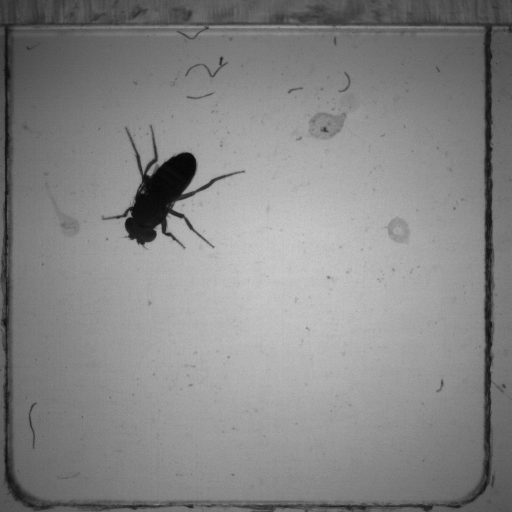
%> input picture Compiled/Data/HK2 36D male-1-2up_H2/HK2 36D male-1-2up_H200063.tif, 512 x 512 px; its folder holds 3 pictures in this run
$ octave --eval "Segmentation;"   (GNU Octave 9; MATLAB toolbox functions it lacks are replaced by stand-ins)
%> lines starting %> are read from the running program, lines starting %| are printed output that depends on the picture
%> the answer given: ../Compiled/Data/HK2 36D male-1-2up_H2
%> in Segmentation, I is the input picture: size 512x512 uint8; min 5, max 202, mean 133.7
### src/video2background.m
function [mean_I,std_I,ref_img,mask_imgs_fly] = video2background(data_dir, sub_dir, thres)
%> called with data_dir = 'src/Data/HK2 36D male-1-2up_H2/', sub_dir = '/HK2 36D male-1-2up_H2'

if(nargin < 3)
    thres = 0.1;
end

dir_result = './Results/Classifiers';
pos_bs = strfind(sub_dir, '/');

if (isempty(pos_bs))
    pos_bs = length(sub_dir);
end

if(~exist([dir_result sub_dir(1:pos_bs(end))]))
    mkdir([dir_result sub_dir(1:pos_bs(end))]);
end

m_img_fn = [dir_result  sub_dir '_Mean.mat'];
std_img_fn = [dir_result  sub_dir '_Std.mat'];

img_list = load_img_list(data_dir);

n_imgs = length(img_list);

I = imread([data_dir img_list(1).name]);

mean_I = zeros(size(I)+40);

if(exist(m_img_fn))
    load(m_img_fn);
    load(std_img_fn);
else

    for i_img = 1 : length(img_list)
        I = imread([data_dir img_list(i_img).name]);
        I = double(I);
%> I: size 512x512 double
        I = padarray(I,[20 20],'replicate');
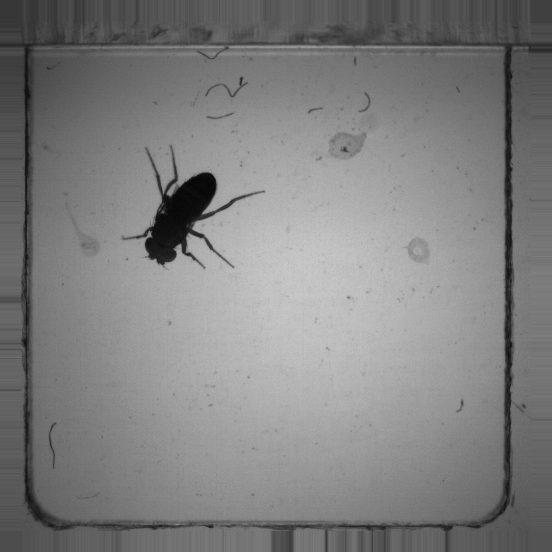
%> I: size 552x552 double; min 5, max 202, mean 127.9
        mean_I = mean_I + I;
    end
%> pass 2 of the loop in video2background, `for i_img = 1 : length(img_list)`:
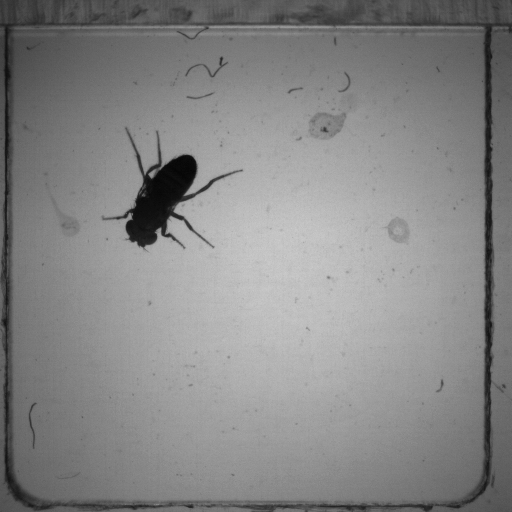
%> input picture Compiled/Data/HK2 36D male-1-2up_H2/HK2 36D male-1-2up_H200075.tif, 512 x 512 px
%> in video2background, I is the input picture: size 512x512 uint8; min 5, max 204, mean 133.9
%> in video2background, `mean_I = mean_I + I;`:
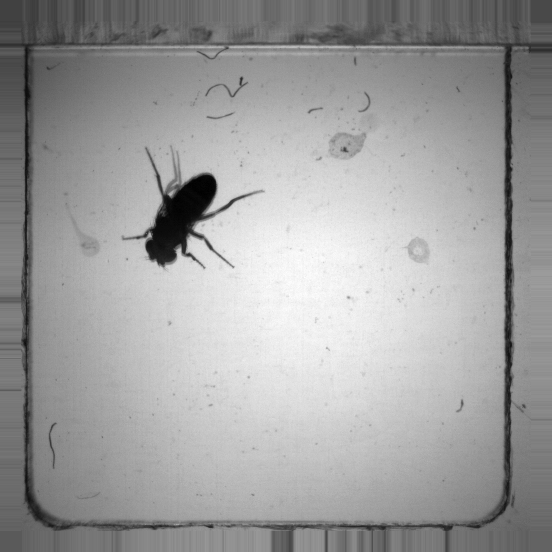
%> mean_I: size 552x552 double; min 11, max 404, mean 255.9; drawn with min black and max white
%> pass 3 of the loop in video2background, `for i_img = 1 : length(img_list)`:
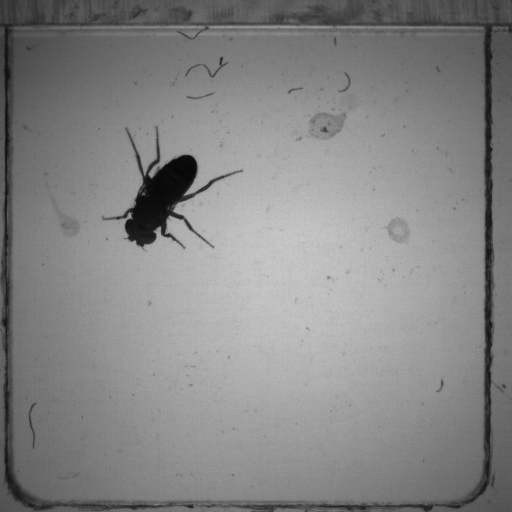
%> input picture Compiled/Data/HK2 36D male-1-2up_H2/HK2 36D male-1-2up_H200090.tif, 512 x 512 px
%> in video2background, I is the input picture: size 512x512 uint8; min 5, max 204, mean 133.4
%> in video2background, `mean_I = mean_I + I;`:
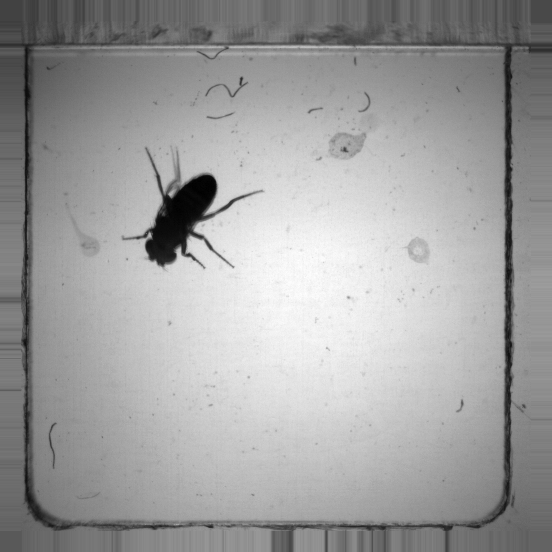
%> mean_I: size 552x552 double; min 17, max 603, mean 383.5; drawn with min black and max white

    mean_I = mean_I / n_imgs;
    std_I = zeros(size(mean_I));

    for i_img = 1 : length(img_list)
        I = imread([data_dir img_list(i_img).name]);
        I = double(I);
        I = padarray(I,[20 20],'replicate');
        std_I = abs(I - mean_I) + std_I;
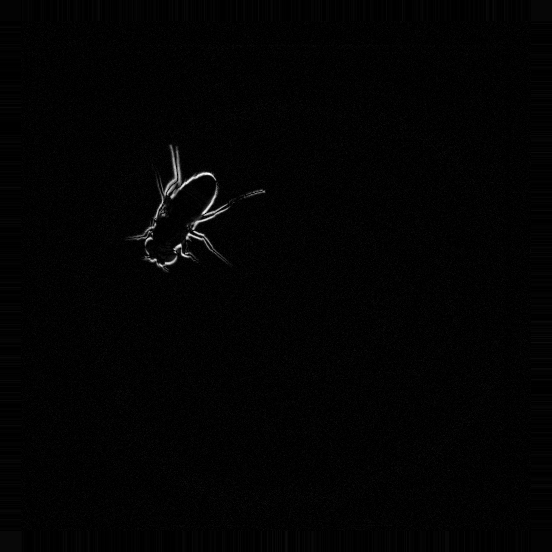
%> std_I: size 552x552 double; min 0, max 86, mean 1.3; drawn with min black and max white
    end
%> pass 2 of the loop in video2background, `for i_img = 1 : length(img_list)`:
%> in video2background, `std_I = abs(I - mean_I) + std_I;`:
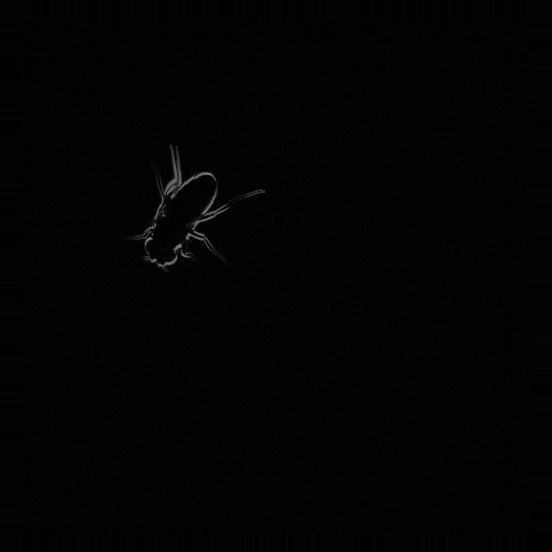
%> std_I: size 552x552 double; min 0, max 128, mean 2.6
%> pass 3 of the loop in video2background, `for i_img = 1 : length(img_list)`:
%> in video2background, `std_I = abs(I - mean_I) + std_I;`:
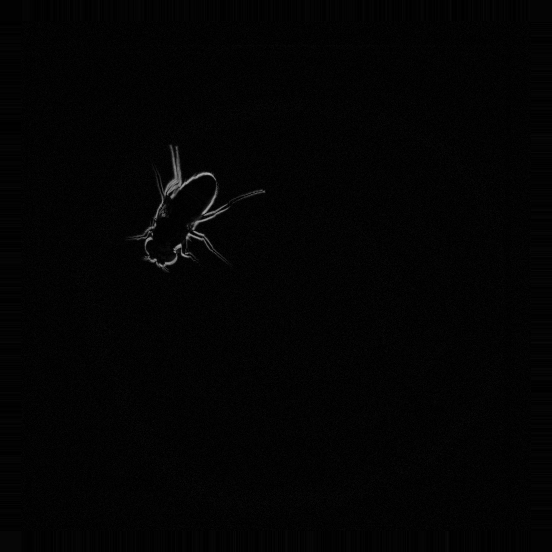
%> std_I: size 552x552 double; min 0, max 172, mean 3.8

    std_I = std_I / n_imgs;
    save(m_img_fn,'mean_I');
    save(std_img_fn,'std_I');
end

% obtain the background image
mask_imgs_fly = zeros(size(mean_I));
bkg_imgs = zeros(size(mean_I));

sample_ratio = 25;

for i_img = 1 : floor(length(img_list) / sample_ratio)
    I = imread([data_dir img_list(i_img * sample_ratio).name]);
    I = double(I);
    I = padarray(I,[20 20],'replicate');
    tmp_mask =  (max(mean_I - I,0) ./ mean_I) < thres;

    mask_imgs_fly = mask_imgs_fly + tmp_mask;
    bkg_imgs = bkg_imgs + I .* tmp_mask;
end

ref_img = bkg_imgs ./ mask_imgs_fly;
ref_img = imcrop(ref_img,[21 21 size(I,2)-41 size(I,1)-41]);

### src/load_img_list.m
function img_list = load_img_list(data_dir)
	formats = {'*.tif', '*.tiff', '*.bmp', '*.png', '*.jpg', '*.jpeg'};
	for i =1:length(formats)
		img_list = dir([data_dir formats{i}]);
		if(~isempty(img_list))
			break;
		end
	end
end

### src/KernelBoost-v0.1/setup_config_L.m
function [params] = setup_config_L(dataset_name)

% Choose the configuration file according to the selected dataset
%
%  authors: Carlos Becker, Roberto Rigamonti, CVLab EPFL
%  e-mail: name <dot> surname <at> epfl <dot> ch
%  web: http://cvlab.epfl.ch/
%  date: February 2014

switch dataset_name
    case {'DRIVE'}
        params = setup_config_DRIVE_L(dataset_name);
    case {'STARE'}
        params = setup_config_STARE(dataset_name);
            case {'HRF'}
        params = setup_config_STARE(dataset_name);

    case {'Neuron'}

         params = setup_config_DRIVE_L(dataset_name);


    otherwise
%         error('Dataset not recognized (%s)',dataset_name);

params = setup_config_DRIVE_L(dataset_name);
end

end

### src/Segmentation.m
%Classifier for leg segmentation
function Segmentation (data_dir,score_thres,foreground_thres,load_wl)
%% locate the image folders and the output folders
if (nargin < 1)
    load_wl = 1;
    score_thres = 0.65;
    foreground_thres = 0.1;
    data_dir = uigetdir('./Data');
    addpath(genpath('./KernelBoost-v0.1/'));
end

clear weak_learners;
%addpath(genpath('./KernelBoost-v0.1/'));

%fprintf('Processing the folder: %s \n',data_dir);

pos_bs = strfind(data_dir,'Data');
sub_dir = data_dir(pos_bs(end)+length('Data'):length(data_dir));
data_dir = [pwd '/Data' sub_dir '/'];
output_dir = [pwd '/Results/SegmentedImages' sub_dir '/'];
if(~exist(output_dir))
    mkdir(output_dir);
end

img_list = load_img_list(data_dir);
I = imread([data_dir img_list(1).name]);

%% Call the background
if(~exist([data_dir 'Background/Background.png']))
    [~,~,ref_img,~] = video2background(data_dir, sub_dir);
%> ref_img: size 512x512 double; every value is NaN or infinite
    if(~exist([data_dir 'Background']))
        mkdir([data_dir 'Background'])
    end
    imwrite(uint8(ref_img),[data_dir 'Background/Background.png'], 'png');
else
    ref_img = double(imread([data_dir 'Background/Background.png']));
end

imshow(uint8(ref_img));
pause(2);

for i = 1 : length(img_list)
    I = imread([data_dir img_list(i).name]);
    I = double(I);

    roi_img = (max(ref_img - I(:,:,1),0) ./ ref_img) > foreground_thres;
    roi_img = bwareaopen(roi_img, 200);

    img_output = repmat(I/255,[1 1 3]);
    img_output(:,:,3) = img_output(:,:,3) + roi_img;
    imshow(img_output);
    pause(0.01);
    imwrite(roi_img,[output_dir 'roi_' num2str(i) '.png'],'png');
end
%> pass 2 of the loop in Segmentation, `for i = 1 : length(img_list)`:
%> pass 3 of the loop in Segmentation, `for i = 1 : length(img_list)`:

%% Another section

ref_img = imread([data_dir 'Background/Background.png']);
ref_img = double(ref_img);
%> ref_img: size 512x512 double; every value is 0
ref_img = padarray(ref_img,[20 20],'replicate');
%> ref_img: size 552x552 double; every value is 0

params = setup_config_L('Drive');
%> the run ends on the next line
%params = setup_lists(params);
%params = setup_directories_L(params);
params.border_skip_size = 20;
params.pos_samples_no = 30000;
params.neg_samples_no = 30000;
params.sample_size = [41 41]';

if (load_wl)
    fprintf('Please select the trained classifier to be used.\n');
    [wl_file, wl_dir] = uigetfile([pwd '/Results/Classifiers/','*.mat']);
    load([wl_dir wl_file]);
else
    if(~exist([pwd '/Results/Classifiers' sub_dir '_Classifier.mat']))
        sample_ratio = 20;
        tot_idx.pos = 0;
        tot_idx.neg = 0;
        data = [];

        % Collect the positive and negative samples
        for i_img = 1 : floor(length(img_list) / sample_ratio)

            I = imread([data_dir img_list(i_img * sample_ratio).name]);
            I = double(I);
            I = padarray(I,[20 20],'replicate');

            [pos_img,neg_img_body,neg_img_bkg] = leg_segment(I,ref_img,foreground_thres);
            show_img_output = repmat(I/255,[1 1 3]);
            show_img_output(:,:,1) = show_img_output(:,:,1) + pos_img;
            show_img_output(:,:,3) = show_img_output(:,:,3) + neg_img_body;
            imshow(show_img_output,[]);

            data.train.imgs.X{i_img,1} = I / 255;
            data.train.imgs.X{i_img,2} = (ref_img - I) / 255;

            gt_img = zeros(size(I));
            gt_img(pos_img > 0) = 1;
            gt_img(neg_img_body > 0) = -1;
            gt_img(neg_img_bkg > 0) = -1;
            data.train.gts.X{i_img} = gt_img;

            % ------------------------------

            border_img = zeros(size(I));
            border_img(1:params.border_skip_size,:) = 1;
            border_img(:,1:params.border_skip_size) = 1;
            border_img((end-params.border_skip_size):end,:) = 1;
            border_img(:,(end-params.border_skip_size):end) = 1;

            pos_sampling = find((pos_img) & (~border_img) & (~neg_img_body));
            neg_body_sampling = find(neg_img_body & (~border_img) & (~pos_img));
            neg_bkg_sampling = find(neg_img_bkg & (~border_img));

            % sample counts
            imgs_no = floor(length(img_list) / sample_ratio);
            npos_img = ceil(params.pos_samples_no / imgs_no);
            nneg_img = ceil(params.neg_samples_no / imgs_no);

            % getting a random subset?
            neg_sampling = neg_body_sampling(randi(length(neg_body_sampling),[nneg_img,1]));
            neg_sampling = [neg_sampling; neg_bkg_sampling(randi(length(neg_bkg_sampling),[nneg_img,1]))];

            npos = length(pos_sampling);
            nneg = length(neg_sampling);

            good_sampling_idx{i_img}.pos = pos_sampling(randi(npos,[max(npos_img,nneg_img),1]));
            good_sampling_idx{i_img}.neg = neg_sampling(randi(nneg,[max(npos_img,nneg_img),1]));
            good_sampling_idx{i_img}.pos_val = pos_img(good_sampling_idx{i_img}.pos);
            good_sampling_idx{i_img}.neg_val = pos_img(good_sampling_idx{i_img}.neg);

            tot_idx.pos = tot_idx.pos+length(good_sampling_idx{i_img}.pos);
            tot_idx.neg = tot_idx.neg+length(good_sampling_idx{i_img}.neg);
        end

        data.train.imgs.idxs = 1:2;
        data.train.imgs.sub_ch_no = 2;
        samples_idx = [];

        for i_img = 1 : floor(length(img_list) / sample_ratio)

            I = imread([data_dir img_list(i_img * sample_ratio).name]);
            I = padarray(I,[20 20],'replicate');

            samp_idx = [good_sampling_idx{i_img}.pos ; good_sampling_idx{i_img}.neg];

            samp_idx_2D = zeros(length(samp_idx),2);
            [samp_idx_2D(:,1),samp_idx_2D(:,2)] = ind2sub(size(I),samp_idx);

            labels = [good_sampling_idx{i_img}.pos_val ; good_sampling_idx{i_img}.neg_val];
            labels = double(labels);
            labels(labels < 0.5) = -1;

            samples_idx_img = zeros(length(samp_idx),4);
            samples_idx_img(:,1) = i_img;
            samples_idx_img(:,2:3) = samp_idx_2D;
            samples_idx_img(:,4) = labels;

            samples_idx = cat(1,samples_idx,samples_idx_img);

        end

        samples_idx = samples_idx(1 : (params.pos_samples_no + params.neg_samples_no),:);

        params.pos_samples_no = sum(samples_idx(:,end)==1);
        params.neg_samples_no = sum(samples_idx(:,end)==-1);

        params.T1_size = round((params.pos_samples_no+params.neg_samples_no)/3);
        params.T2_size = round((params.pos_samples_no+params.neg_samples_no)/3);

        params.pos_to_sample_no = params.T1_size;
        params.neg_to_sample_no = params.T1_size;
        params.wl_no = 100;

        fprintf('Training the classifier over a random subset of the images.\n');
        % Train the classifier here
        weak_learners = train_boost_general(params,data,samples_idx);
        sub_dir_pos = strfind(sub_dir,'/');
        if(~exist(['./Results/Classifiers/' sub_dir(1:sub_dir_pos(end))]))
            mkdir(['./Results/Classifiers/' sub_dir(1:sub_dir_pos(end))]);
        end
        save ([pwd '/Results/Classifiers/' sub_dir '_Classifier.mat'],'weak_learners');
    else
        load([pwd '/Results/Classifiers/' sub_dir '_Classifier.mat']);
    end
end

fprintf('Training completed, now applying the classifier to all images.\n');
fprintf('Output directory: %s\n', output_dir);

% Applying the classifier
sample_ratio = 1;
sec_no = 100;

for i_sec = 1 : ceil(length(img_list) / sample_ratio / sec_no)
    X = [];
    if (i_sec < ceil(length(img_list) / sample_ratio / sec_no))
        imgs_sec = 1 + (i_sec - 1) * sec_no : sample_ratio :(i_sec) * sec_no;
    else
        imgs_sec = 1 + (i_sec - 1) * sec_no : sample_ratio : length(img_list);
    end
    for i_img = 1 : length(imgs_sec)
        I = imread([data_dir img_list(imgs_sec(i_img)).name]);
        I = double(I);
        I = padarray(I,[20 20],'replicate');

        %neg_img{i_img} = leg_segment_clean(I,roi_img);

        bkg_sub = (ref_img - I);
        I(:,:,2) = bkg_sub;

        I = I / 255;

        X{i_img,1} = I(:,:,1);
        X{i_img,2} = I(:,:,2);

        roi_img = imread([output_dir 'roi_' num2str(imgs_sec(i_img)) '.png']);
        roi_images{i_img} = padarray(roi_img,[20 20],'replicate');
    end

    score_images = batch_evaluate_boost_images(X,params,weak_learners,roi_images);

     for i_img = 1 : length(imgs_sec)
        I = imread([data_dir img_list(imgs_sec(i_img)).name]);
        I = double(I)/255;
        I = padarray(I,[20 20],'replicate');

        score_img = score_images{i_img};
        est_leg = score_img > score_thres;
        %est_leg = bwdist(est_leg)<3 .*roi_images{i_img};
        %est_leg = est_leg & ~ neg_img{i_img} & roi_images{i_img};
        est_leg = filter_small_comp(est_leg,15);

        show_img_output = repmat(I,[1 1 3]);
        show_img_output(:,:,1) = show_img_output(:,:,1) + est_leg;
        imshow(show_img_output);

        imwrite(imcrop(show_img_output,[21 21 size(I,2)-41 size(I,1)-41]),[output_dir 'img_' num2str(imgs_sec(i_img)) '.png'],'png');
    end
end
